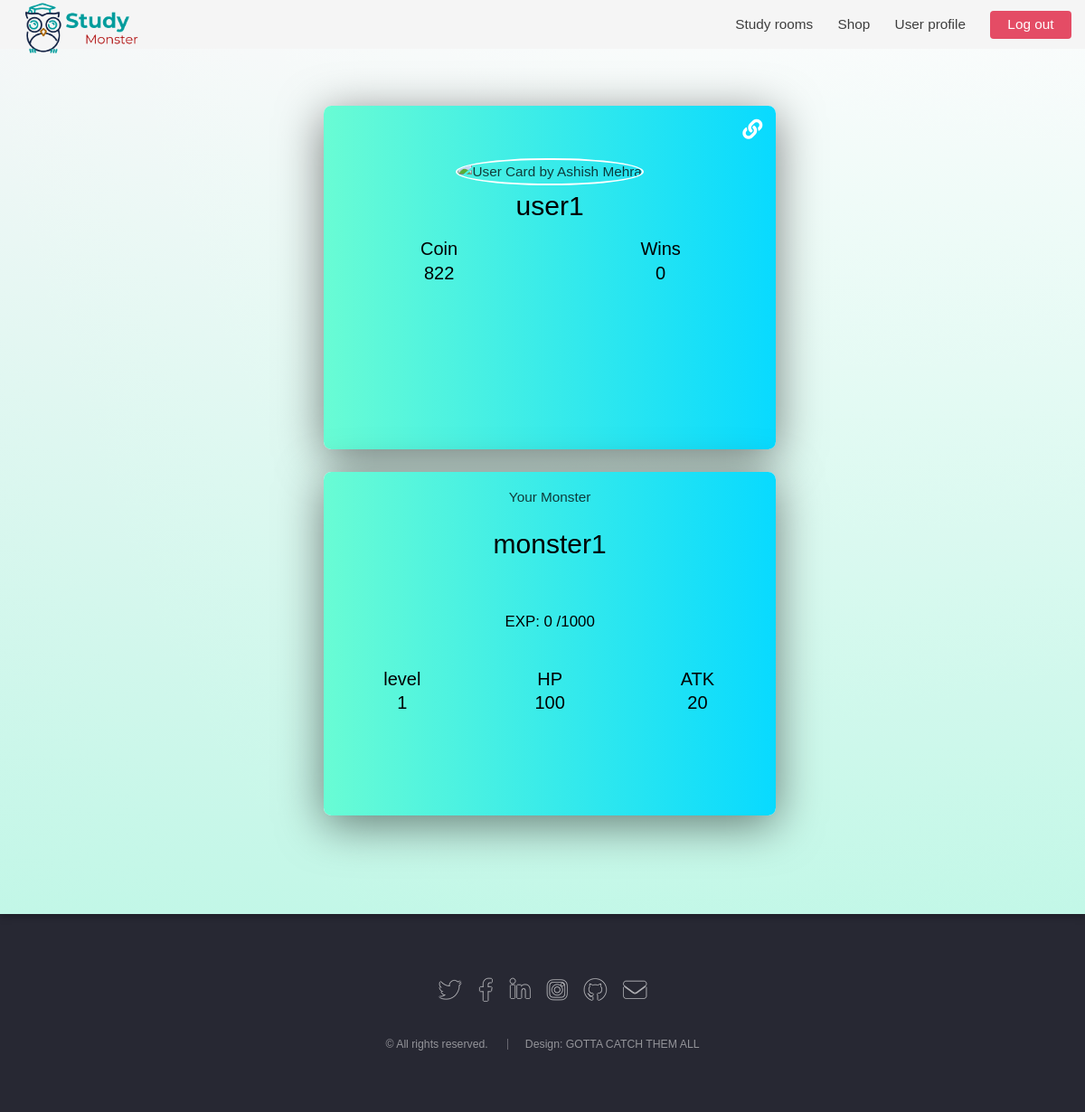
The app's page /userprofile/ (signed in), older data.
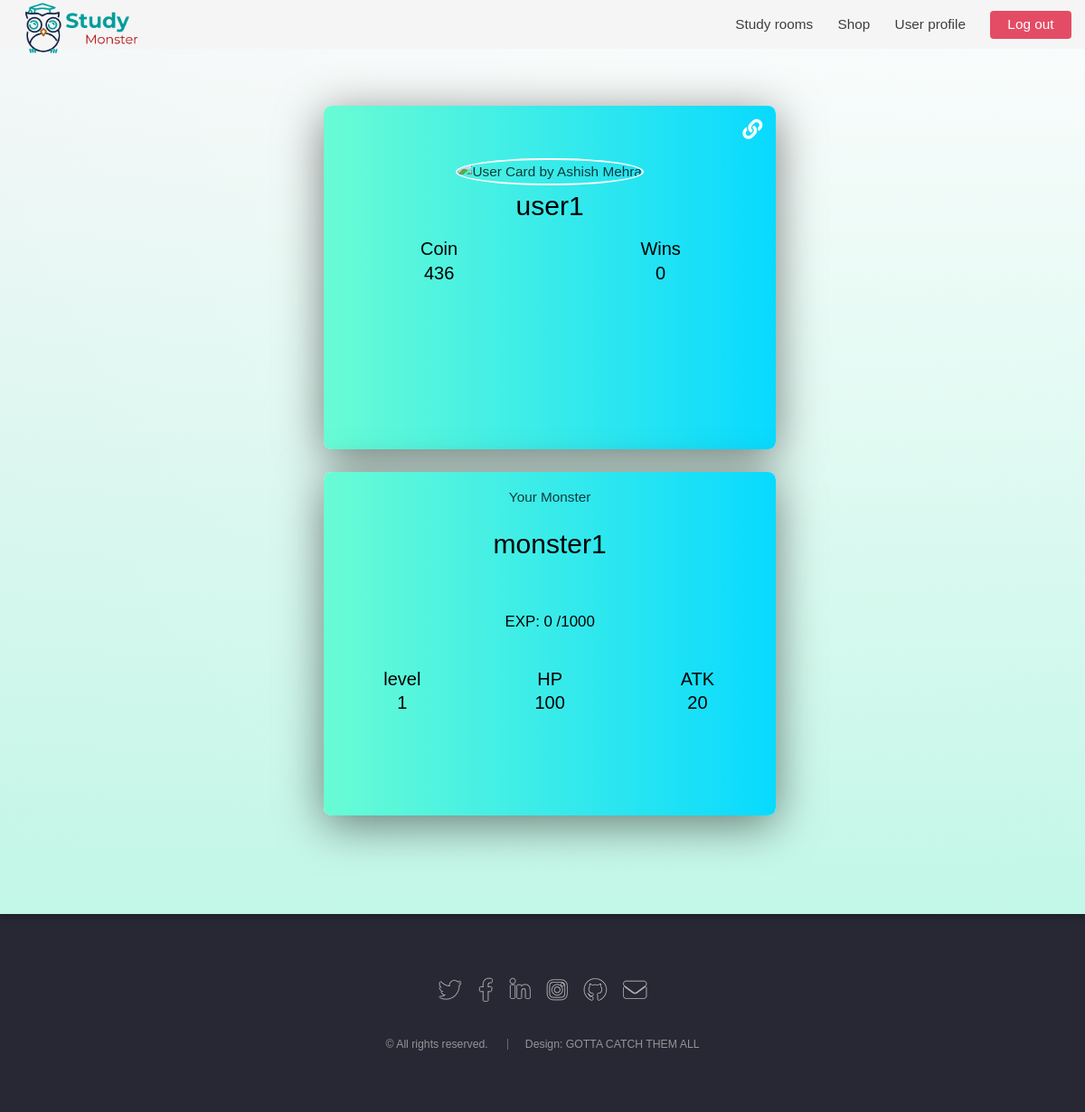
The same page, newer data.
### website/models.py (models this page shows, shortened)
class User(AbstractUser):
    MAX_COINS = 1000
    MAX_PASSWORD_LENGTH = 30
    MAX_USERNAME_LENGTH = 30
    MAX_WINS = 15
    username = models.CharField(unique=True, max_length=MAX_USERNAME_LENGTH)
    password = models.CharField(max_length=MAX_PASSWORD_LENGTH)
    wins = models.IntegerField(default=0, validators=[MaxValueValidator(MAX_WINS),
                                                      MinValueValidator(0)])
    monster = models.OneToOneField(
        Monster, on_delete=models.SET_NULL, default=None, null=True)
    coins = models.IntegerField(default=0, validators=[MaxValueValidator(MAX_COINS),
                                                       MinValueValidator(0)])
    room = models.ForeignKey(
        Room, null=True, on_delete=models.SET_NULL, default=None)
    last_join_time = models.DateTimeField(null=True)
    class Meta:
        app_label = 'website'

### website/views.py (the view)
# urls.py: path('userprofile/', views.userprofile, name='user-profile'),
@login_required
def userprofile(request):
    username = request.user.username
    user = User.objects.get(username=username)
    return render(request, 'user-profile.html', {'monster': user.monster})

### templates/user-profile.html (shortened to what this page needs)
{% extends 'base.html' %}
{% load static %}
{% block css_block %}
<link rel="stylesheet" href="{% static 'assets/css/user.css' %}" />
{% endblock %}
{% block body_block %}
<section id="banner">
	<div class="content">
		<div class="container">
			<div class="card-wrapper">
				<div class="card-front">
					<div class="card-links">
						<span class="fa fa-instagram"></span>
						<span class="fa fa-link"></span>
					</div>
					<div class="card-user">
						<img src="https://unsplash.it/200/200" alt="User Card by Ashish Mehra" />
						<span>{{user.username}}</span>
						<div class="user-info">
							<span>Coin<b>{{user.coins}}</b></span>
							<span>Wins<b>{{user.wins}}</b></span>
						</div>
					</div>
				</div>
				<div class="card-back"></div>
			</div>
			{% if monster %}
			<div class="card-wrapper">
				<div class="card-front">
					<div class="card-links">
						Your Monster
					</div>
					<div class="card-user">
						<span>{{monster.name}}<p></p></span>
						<h4>EXP: {{monster.exp}} /1000</h4>
						<div class="user-info">
							<span>level<b>{{monster.level}}</b></span>
							<span>HP<b>{{monster.health}}</b></span>
							<span>ATK<b>{{monster.attack}}</b></span>
						</div>
					</div>
				</div>
				<div class="card-back"></div>
			</div>
			{% else %}
			<a href="/monster" class="button primary">Choose your monster</a>
			{% endif %}
		</div>
	</div>
</section>
{% endblock %}

Row changes from the older to the newer data that the page shows:
changed User "user1": coins "822" → "436"
